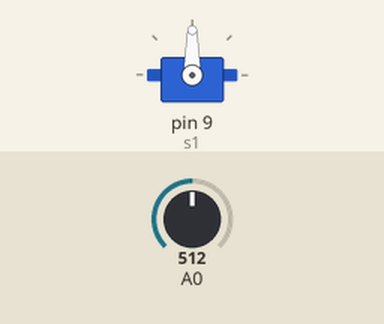
Recording of a sketch running on a simulated Arduino Uno, built with avr-gcc and run on an emulated ATmega328P. Shown: servo. The test bench sets the inputs (shaded band); at power-on: A0 = 512.

Above: at 1.2 s.
1.3 s: A0 set to 716
At 2.5 s:
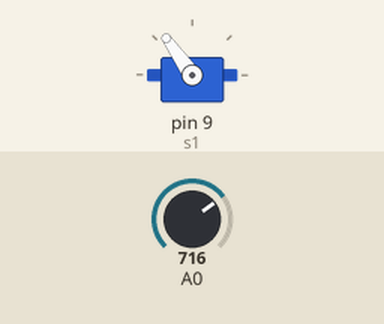
2.8 s: A0 set to 900
At 3.4 s:
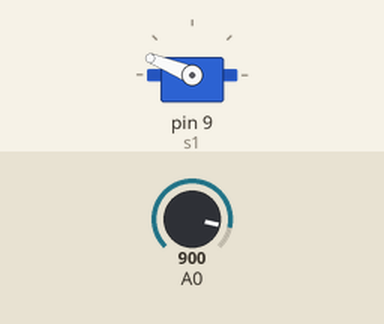
4.3 s: A0 set to 1023
At 4.7 s:
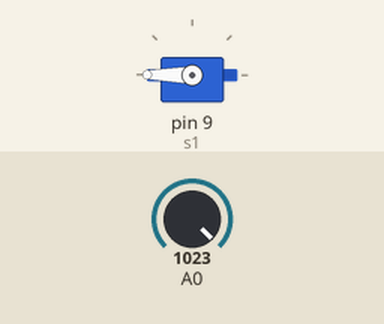
5.8 s: A0 set to 306
At 7.0 s:
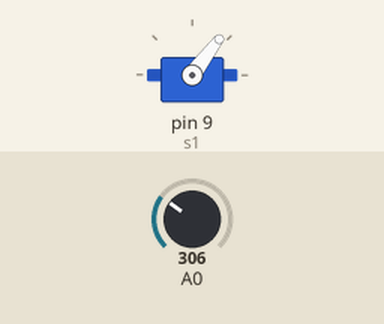
7.3 s: A0 set to 122
At 8.1 s:
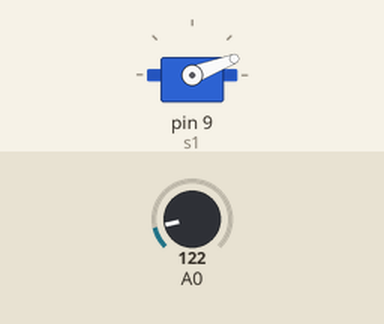
Timing chart, 0 to 9.8 s (numbered marks = the images above; inputs shaded):
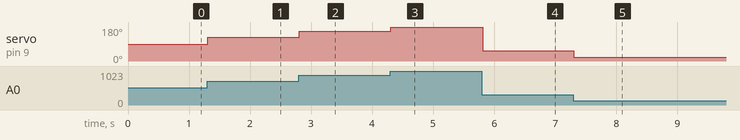

The sketch:

A05_Servo_pot.ino
```cpp
#include <Servo.h>

Servo s1;

void setup() {
  s1.attach(9);
}

void loop() {
  int val = analogRead(A0); //0 - 1023
  int pos = map(val, 0, 1023, 0, 180 );
  s1.write(pos);
  delay(10);
}
```

Measured:
- after the input at 1.3 s, servo on pin 9 (s1): 90° → 125° at once
- after the input at 2.8 s, servo on pin 9 (s1): 125° → 158° at once
- after the input at 4.3 s, servo on pin 9 (s1): 158° → 180° at once
- after the input at 5.8 s, servo on pin 9 (s1): 180° → 53° at once
- after the input at 7.3 s, servo on pin 9 (s1): 53° → 21° at once
